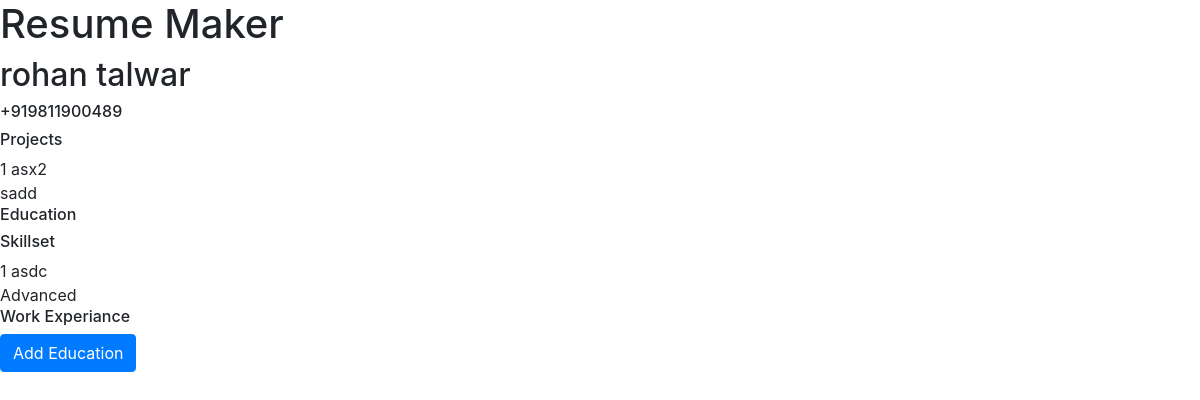
The page /portfolio/rohan28/ on the database as committed earlier.
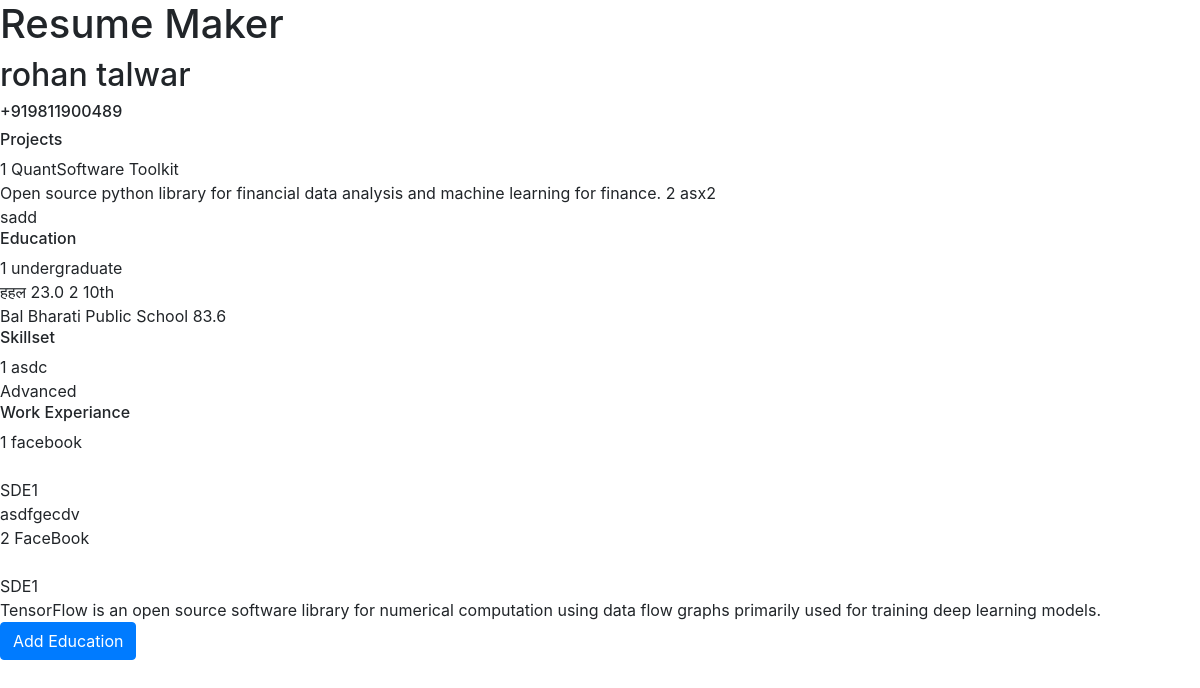
The same page on the database as committed later.
### core/models.py (models this page shows)
class Project(models.Model):
    profile = models.ForeignKey(Profile,on_delete=models.CASCADE,null=True)
    project_name = models.CharField(max_length = 150)
    project_bio = models.TextField()
    project_tech_stack = models.CharField(max_length=255)
    project_team_size = models.IntegerField(validators=[MinValueValidator(1)])
    project_start_date = models.DateTimeField()
    project_github_link = models.CharField(max_length = 150)

class skillset(models.Model):
    STATUS = (
        ('Advanced', ('Advanced')),
        ('Intermidate', ('Intermidate')),
        ('Beginner', ('Beginner')),
    )
    profile = models.ManyToManyField(Profile,null=True)
    skill_name = models.CharField(max_length=30)
    level = models.CharField(max_length=32,choices=STATUS,
      default=3)

class Education(models.Model):
    STATUS = (
        ('10th', ('10th')),
        ('12th', ('12th')),
        ('undergraduate', ('undergraduate')),
        ('graduate',('graduate')),
    )
    profile = models.ForeignKey(Profile,on_delete=models.CASCADE,null=True)
    title = models.CharField(max_length = 150,choices = STATUS,default=1)
    percentage = models.FloatField(validators=[MinValueValidator(0.0), MaxValueValidator(100)])
    school_name = models.CharField(max_length = 100,null=True)
    present = models.BooleanField(default=False,null=False)
    start_year=models.SmallIntegerField(blank=True, null=True)
    grad_year = models.SmallIntegerField(blank=True, null=True)

class work_exp(models.Model):
    profile = models.ForeignKey(Profile,on_delete=models.CASCADE,null=True)
    company_name = models.CharField(max_length=150,null=False,default='')
    company_location = models.CharField(max_length=150,null=False,default='')
    job_position = models.CharField(max_length = 150)
    present = models.BooleanField(default=False,null=False)
    end_date = models.DateTimeField(default=datetime.now(),null=True)
    start_date = models.DateTimeField()
    job_description = models.TextField()

### core/views.py (the view)
# urls.py: re_path(r'^portfolio/(?P<username>[\w.@+-]+)/$',views.portfolio),
def portfolio(request,username):
    user1 = User.objects.get(username=username)
    profile = user1.profile
    user_outsider = request.user
    skills = skillset.objects.filter(profile=profile).order_by('level')
    projects = Project.objects.filter(profile=profile).order_by('-project_start_date')
    edu = Education.objects.filter(profile=profile).order_by('-grad_year')
    work = work_exp.objects.filter(profile=profile).order_by('-start_date')
    pors = position_of_reponsiblity.objects.filter(profile=profile).order_by('-start_date')
    context = {'user':user1,'profile':profile,'projects':projects,'edu':edu,'works':work,'skills':skills,'pors':pors,'user_outsider':user_outsider}
    return render(request,'portfolio.html',context)

### core/templates/portfolio.html
{% extends 'base.html'%}
{% block content %}
    <h2>{{user.first_name}} {{user.last_name}}</h2>
    <h6>{{profile.phone_no}}</h6>
    <h6>Projects</h6>
    {%for pro in projects %}
        {{forloop.counter}}
        {{pro.project_name}}
        <br>
        {{pro.project_bio}}
    {% endfor %}
    <h6>Education</h6>
    {%for ed in edu %}
        {{forloop.counter}}
        {{ed.title}}<br>
        {{ed.school_name}} {{ed.percentage}}
    {% endfor %}
    <h6>Skillset</h6>
    {%for skill in skills %}
        {{forloop.counter}}
        {{skill.skill_name}}<br>
        {{skill.level}}
    {% endfor %}
    <h6>Work Experiance</h6>
    {% for work in works %}
        {{forloop.counter}}
        {{work.company_name}}<br>
        {{work.company_location}}<br>
        {{work.job_position}}<br>
        {{work.job_description}}<br>
    {% endfor %}
    {% if user_outsider is not NULL and user_outsider != profile.user %}
       <a class="btn btn-primary" href="{% url 'message' username=profile.user.username%}" role="button">Add Education</a>
    {% endif %}
{% endblock %}

Rows that differ between the two databases and show on the page:
added Project: project_name "QuantSoftware Toolkit", project_bio "Open source python library for financial data analysis and machine learning for finance."
added Education: title "undergraduate", school_name "हहल", percentage "23.0"
added Education: title "10th", school_name "Bal Bharati Public School", percentage "83.6"
added work_exp: company_name "facebook", job_position "SDE1", job_description "asdfgecdv"
added work_exp: company_name "FaceBook", job_position "SDE1", job_description "TensorFlow is an open source software library for numerical computation using data flow graphs primarily used for training deep learning models."
